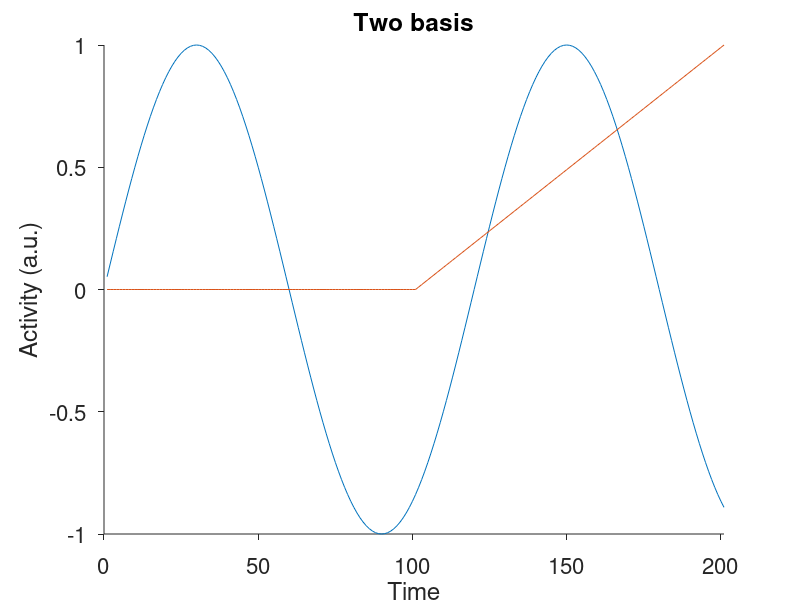
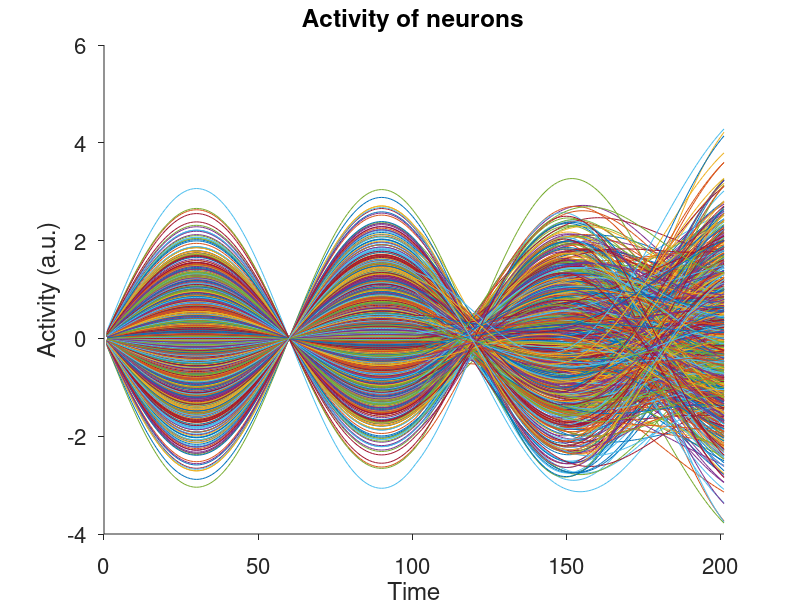
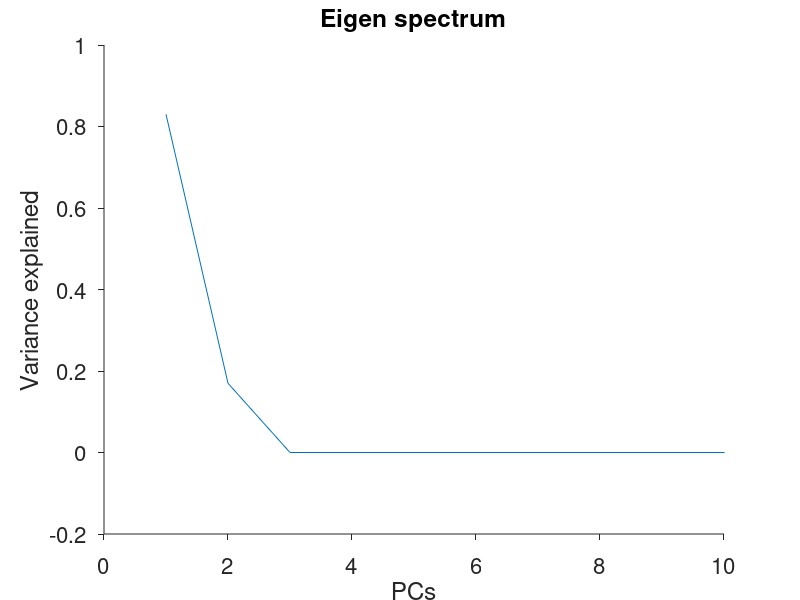
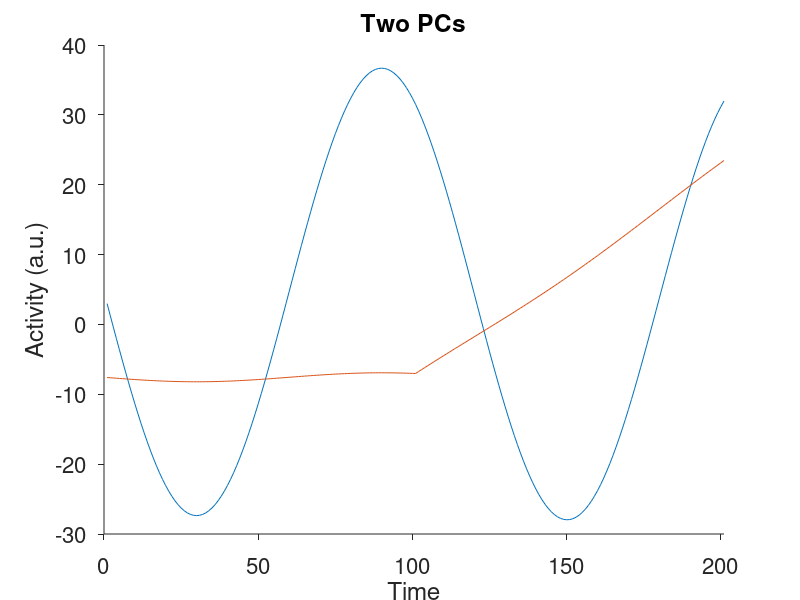

The MATLAB source for these figures, in order:
%% PCA tutorial

clear;close all

numCell = 1000;

%% create test data
% two baiss
mode(1,:) = sin(pi*(1:201)/60)*1;
mode(2,:) = [zeros(1,100),[0:0.01:1]]*1;
tAxis = 1:size(mode,2);

% plot basis
figure;set(gcf,'Color','w')
plot(tAxis,mode)
xlabel('Time');title('Two basis');ylabel('Activity (a.u.)');xlim([0 max(tAxis)])
set(gca,'box','off','tickdir','out','fontsize',16)

% weight of basis
w = randn(numCell,2);

% creata data set using the weight
X = w*mode;

% show data
% all data
figure;set(gcf,'Color','w')
plot(tAxis,X)
xlabel('Time');title('Activity of neurons');ylabel('Activity (a.u.)');xlim([0 max(tAxis)])
set(gca,'box','off','tickdir','out','fontsize',16)

% % plot example individual cells
% for i=1:20
% figure;set(gcf,'Color','w')
% plot(tAxis,X(i,:))
% xlabel('Time');title(['w = ',num2str(w(i,1)),' , ',num2str(w(i,2))]);ylabel('Activity (a.u.)');xlim([0 max(tAxis)])
% set(gca,'box','off','tickdir','out','fontsize',16)
% end

%% PCA
% remove the mean variable-wise (row-wise)
X=X-repmat(mean(X,2),1,size(X,2));

% calculate eigenvectors (loadings) W, and eigenvalues of the covariance matrix
[W, EvalueMatrix] = eig(cov(X'));
Evalues = diag(EvalueMatrix);

% order by largest eigenvalue
Evalues = Evalues(end:-1:1);
W = W(:,end:-1:1); W=W';  

% Eigen spectrum
figure;set(gcf,'Color','w')
plot(1:numCell,Evalues/sum(Evalues));
xlim([0 10])
xlabel('PCs');title('Eigen spectrum');ylabel('Variance explained')
set(gca,'box','off','tickdir','out','fontsize',16)

% Principle components
pc = W(1:2,:) * X;
figure;set(gcf,'Color','w')
plot(tAxis,pc)
xlabel('Time');title('Two PCs');ylabel('Activity (a.u.)');xlim([0 max(tAxis)])
set(gca,'box','off','tickdir','out','fontsize',16)

% comapre the original weight w, and PCA weight W
w(:,1)=w(:,1)/norm(w(:,1));
w(:,2)=w(:,2)/norm(w(:,2));
W(1,:)=W(1,:)/norm(W(1,:));
W(2,:)=W(2,:)/norm(W(2,:));
figure;set(gcf,'Color','w')
subplot(1,2,1);plot(W(1,:),w(:,1),'ko');title('Mode1')
xlabel('Original weight');title('PC 1');ylabel('PC weight')
set(gca,'box','off','tickdir','out','fontsize',16)
subplot(1,2,2);plot(W(2,:),w(:,2),'ko');title('Mode2')
xlabel('Original weight');title('PC 2');ylabel('PC weight')
set(gca,'box','off','tickdir','out','fontsize',16)

%% we can do the same using matlab PCA function
[coeff,score,latent] = pca(X);
pc2 = score'*X;

figure;set(gcf,'Color','w')
plot(tAxis,pc2(1:2,:)')
xlabel('Time');title('Two PCs');ylabel('Activity (a.u.)');xlim([0 max(tAxis)])
set(gca,'box','off','tickdir','out','fontsize',16)
